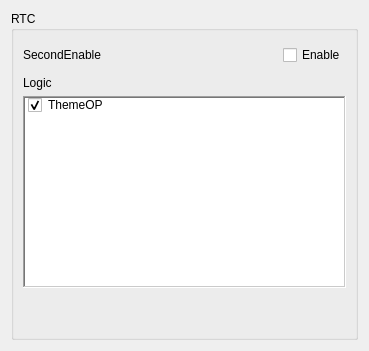
     <widget class="QWidget" name="page_RTC">
      <layout class="QVBoxLayout" name="verticalLayout_40">
       <item>
        <widget class="QGroupBox" name="System_RTC">
         <property name="font">
          <font>
           <weight>50</weight>
           <bold>false</bold>
          </font>
         </property>
         <property name="focusPolicy">
          <enum>Qt::StrongFocus</enum>
         </property>
         <property name="contextMenuPolicy">
          <enum>Qt::DefaultContextMenu</enum>
         </property>
         <property name="title">
          <string>RTC</string>
         </property>
         <property name="flat">
          <bool>true</bool>
         </property>
         <property name="checkable">
          <bool>false</bool>
         </property>
         <property name="checked">
          <bool>false</bool>
         </property>
         <layout class="QVBoxLayout" name="verticalLayout_39">
          <item>
           <layout class="QHBoxLayout" name="horizontalLayout_69">
            <item>
             <widget class="QLabel" name="label_71">
              <property name="minimumSize">
               <size>
                <width>0</width>
                <height>30</height>
               </size>
              </property>
              <property name="text">
               <string>SecondEnable</string>
              </property>
             </widget>
            </item>
            <item>
             <spacer name="horizontalSpacer_77">
              <property name="orientation">
               <enum>Qt::Horizontal</enum>
              </property>
              <property name="sizeHint" stdset="0">
               <size>
                <width>175</width>
                <height>20</height>
               </size>
              </property>
             </spacer>
            </item>
            <item>
             <widget class="QCheckBox" name="System_RTC_SecondEnable_Bool_IsChecked">
              <property name="text">
               <string>Enable</string>
              </property>
             </widget>
            </item>
           </layout>
          </item>
          <item>
           <widget class="QLabel" name="label_77">
            <property name="text">
             <string>Logic</string>
            </property>
           </widget>
          </item>
          <item>
           <widget class="QListWidget" name="System_RTC_Logic_Check_Item">
            <property name="inputMethodHints">
             <set>Qt::ImhNone</set>
            </property>
            <property name="frameShape">
             <enum>QFrame::WinPanel</enum>
            </property>
            <property name="frameShadow">
             <enum>QFrame::Sunken</enum>
            </property>
            <property name="selectionMode">
             <enum>QAbstractItemView::MultiSelection</enum>
            </property>
            <item>
             <property name="text">
              <string>ThemeOP</string>
             </property>
             <property name="checkState">
              <enum>Checked</enum>
             </property>
             <property name="icon">
              <iconset resource="../IDE.qrc">
               <normaloff>:/Menu/rc/Menu/chat.png</normaloff>:/Menu/rc/Menu/chat.png</iconset>
             </property>
            </item>
           </widget>
          </item>
          <item>
           <spacer name="verticalSpacer_7">
            <property name="orientation">
             <enum>Qt::Vertical</enum>
            </property>
            <property name="sizeHint" stdset="0">
             <size>
              <width>20</width>
              <height>40</height>
             </size>
            </property>
           </spacer>
          </item>
         </layout>
        </widget>
       </item>
      </layout>
     </widget>
